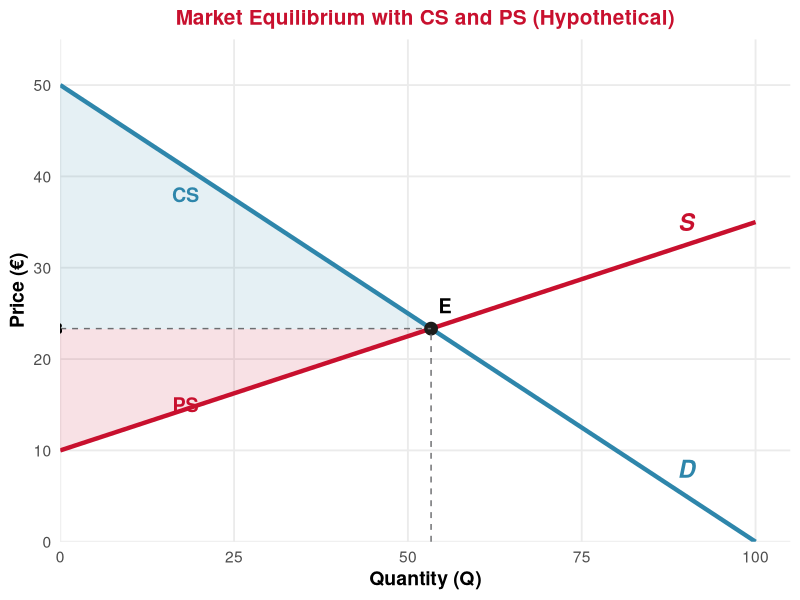
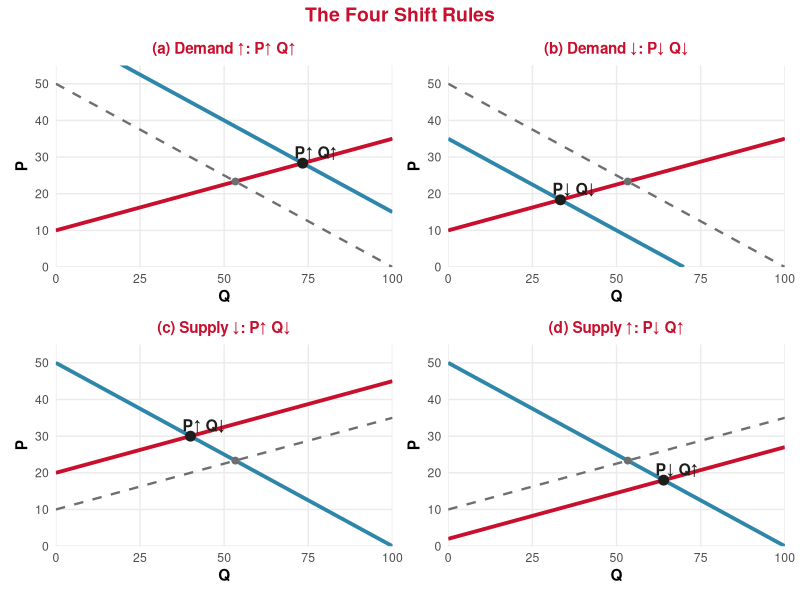
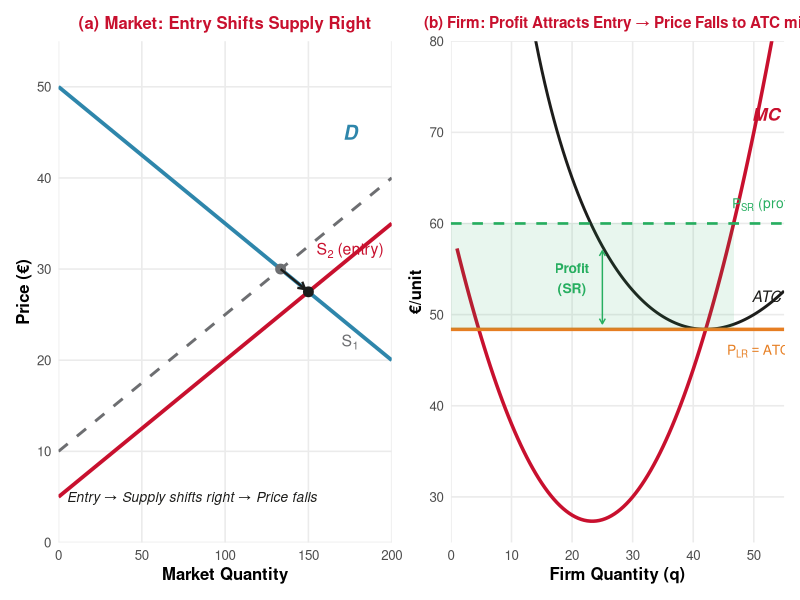

The R source for these figures, in order:
## ---- chunk 1
#| echo: false
#| message: false
#| warning: false

library(ggplot2)
library(dplyr)
library(tidyverse)
library(patchwork)

ue_red <- "#C8102E"
ue_black <- "#1D1D1B"
ue_gray <- "#6D6E71"
ue_white <- "#FFFFFF"
ue_blue <- "#2E86AB"
ue_green <- "#27ae60"
ue_orange <- "#E67E22"
## ---- chunk 2
#| echo: false
#| warning: false
#| fig-width: 11
#| fig-height: 5.5
#| fig-align: center

# D: P = 50 - 0.5Q, S: P = 10 + 0.25Q
# Eq: Q* = 53.33, P* = 23.33
Q_eq <- 40/0.75
P_eq <- 50 - 0.5 * Q_eq

df_d <- data.frame(Q = seq(0, 100, by = 1)) %>% mutate(P = 50 - 0.5 * Q)
df_s <- data.frame(Q = seq(0, 100, by = 1)) %>% mutate(P = 10 + 0.25 * Q)

ggplot() +
  # CS triangle
  geom_polygon(data = data.frame(x = c(0, Q_eq, 0), y = c(50, P_eq, P_eq)),
               aes(x = x, y = y), fill = ue_blue, alpha = 0.12) +
  # PS triangle
  geom_polygon(data = data.frame(x = c(0, Q_eq, 0), y = c(10, P_eq, P_eq)),
               aes(x = x, y = y), fill = ue_red, alpha = 0.12) +
  # Curves
  geom_line(data = df_d %>% filter(P >= 0), aes(x = Q, y = P),
            color = ue_blue, linewidth = 1.5) +
  geom_line(data = df_s, aes(x = Q, y = P), color = ue_red, linewidth = 1.5) +
  # Equilibrium
  geom_point(aes(x = Q_eq, y = P_eq), size = 4, color = ue_black) +
  geom_segment(aes(x = Q_eq, y = 0, xend = Q_eq, yend = P_eq),
               linetype = "dashed", color = ue_gray) +
  geom_segment(aes(x = 0, y = P_eq, xend = Q_eq, yend = P_eq),
               linetype = "dashed", color = ue_gray) +
  # Labels
  annotate("text", x = 18, y = 38, label = "CS", color = ue_blue,
           fontface = "bold", size = 5) +
  annotate("text", x = 18, y = 15, label = "PS", color = ue_red,
           fontface = "bold", size = 5) +
  annotate("text", x = 90, y = 8, label = "D", color = ue_blue,
           fontface = "bold.italic", size = 6) +
  annotate("text", x = 90, y = 35, label = "S", color = ue_red,
           fontface = "bold.italic", size = 6) +
  annotate("text", x = Q_eq + 2, y = P_eq + 2.5, label = "E",
           fontface = "bold", size = 5) +
  annotate("text", x = Q_eq, y = -2, label = paste0("Q* ≈ ", round(Q_eq, 1)),
           fontface = "bold", size = 3.8) +
  annotate("text", x = -4, y = P_eq, label = paste0("P* ≈ ", round(P_eq, 1)),
           fontface = "bold", size = 3.8) +
  coord_cartesian(ylim = c(0, 55), xlim = c(0, 105)) +
  scale_x_continuous(expand = c(0, 0)) +
  scale_y_continuous(expand = c(0, 0)) +
  labs(x = "Quantity (Q)", y = "Price (€)",
       title = "Market Equilibrium with CS and PS (Hypothetical)") +
  theme_minimal(base_size = 14) +
  theme(
    plot.title = element_text(color = ue_red, face = "bold", hjust = 0.5, size = 15),
    axis.title = element_text(face = "bold"),
    panel.grid.minor = element_blank()
  )
## ---- chunk 3
#| echo: false
#| warning: false
#| fig-width: 14
#| fig-height: 5
#| fig-align: center

make_shift_panel <- function(shift_type, title_str) {
  # Base: D: P = 50 - 0.5Q, S: P = 10 + 0.25Q, Eq: Q=53.3, P=23.3
  d1 <- function(Q) 50 - 0.5 * Q
  s1 <- function(Q) 10 + 0.25 * Q
  
  if (shift_type == "D_up") {
    d2 <- function(Q) 65 - 0.5 * Q  # demand shifts right
    s2 <- s1
    # New eq: 65 - 0.5Q = 10 + 0.25Q => 55 = 0.75Q => Q=73.3, P=28.3
    d2_col <- ue_blue; s2_col <- ue_red
    arrow_x <- 60; arrow_y <- 20
    d_label <- expression(D[2]); d_old_label <- expression(D[1])
    result <- "P↑ Q↑"
  } else if (shift_type == "D_down") {
    d2 <- function(Q) 35 - 0.5 * Q
    s2 <- s1
    d2_col <- ue_blue; s2_col <- ue_red
    result <- "P↓ Q↓"
  } else if (shift_type == "S_up") {
    d2 <- d1
    s2 <- function(Q) 10 + 0.25 * Q + 10  # supply shifts left (up)
    d2_col <- ue_blue; s2_col <- ue_red
    result <- "P↑ Q↓"
  } else {  # S_down
    d2 <- d1
    s2 <- function(Q) 10 + 0.25 * Q - 8  # supply shifts right (down)
    d2_col <- ue_blue; s2_col <- ue_red
    result <- "P↓ Q↑"
  }
  
  Q_seq <- seq(0, 100, by = 1)
  
  p <- ggplot() +
    # Old curves (gray)
    geom_line(data = data.frame(Q = Q_seq, P = d1(Q_seq)) %>% filter(P >= 0),
              aes(x = Q, y = P), color = ue_gray, linewidth = 0.8, linetype = "dashed") +
    geom_line(data = data.frame(Q = Q_seq, P = s1(Q_seq)),
              aes(x = Q, y = P), color = ue_gray, linewidth = 0.8, linetype = "dashed") +
    # New curves (bold)
    geom_line(data = data.frame(Q = Q_seq, P = d2(Q_seq)) %>% filter(P >= 0),
              aes(x = Q, y = P), color = ue_blue, linewidth = 1.3) +
    geom_line(data = data.frame(Q = Q_seq, P = s2(Q_seq)),
              aes(x = Q, y = P), color = ue_red, linewidth = 1.3)
  
  # Old equilibrium
  # Solve d1 = s1: 50 - 0.5Q = 10 + 0.25Q => Q = 53.3
  q_old <- 40 / 0.75; p_old <- d1(q_old)
  p <- p + geom_point(aes(x = q_old, y = p_old), size = 2, color = ue_gray)
  
  # New equilibrium (solve d2 = s2 numerically)
  # Find intersection
  f_diff <- function(Q) d2(Q) - s2(Q)
  q_new <- uniroot(f_diff, c(0, 150))$root
  p_new <- d2(q_new)
  p <- p +
    geom_point(aes(x = q_new, y = p_new), size = 3, color = ue_black) +
    annotate("text", x = q_new + 4, y = p_new + 3,
             label = result, fontface = "bold", size = 4, color = ue_black)
  
  p <- p +
    coord_cartesian(ylim = c(0, 55), xlim = c(0, 100)) +
    scale_x_continuous(expand = c(0, 0)) +
    scale_y_continuous(expand = c(0, 0)) +
    labs(x = "Q", y = "P", title = title_str) +
    theme_minimal(base_size = 11) +
    theme(
      plot.title = element_text(color = ue_red, face = "bold", hjust = 0.5, size = 11),
      axis.title = element_text(face = "bold"),
      panel.grid.minor = element_blank()
    )
  return(p)
}

p1 <- make_shift_panel("D_up", "(a) Demand ↑: P↑ Q↑")
p2 <- make_shift_panel("D_down", "(b) Demand ↓: P↓ Q↓")
p3 <- make_shift_panel("S_up", "(c) Supply ↓: P↑ Q↓")
p4 <- make_shift_panel("S_down", "(d) Supply ↑: P↓ Q↑")

(p1 + p2) / (p3 + p4) +
  plot_annotation(title = "The Four Shift Rules",
                  theme = theme(plot.title = element_text(color = ue_red,
                                face = "bold", hjust = 0.5, size = 14)))
## ---- chunk 4
#| echo: false
#| warning: false
#| fig-width: 14
#| fig-height: 5
#| fig-align: center

# Left: Market with profit -> entry -> new equilibrium
# Right: Individual firm goes from profit to zero profit

# Market panel
df_d <- data.frame(Q = seq(0, 200, by = 1)) %>% mutate(P = 50 - 0.15 * Q)
df_s1 <- data.frame(Q = seq(0, 200, by = 1)) %>% mutate(P = 10 + 0.15 * Q)
df_s2 <- data.frame(Q = seq(0, 200, by = 1)) %>% mutate(P = 5 + 0.15 * Q)
# S1 eq: 50 - 0.15Q = 10 + 0.15Q => 40 = 0.3Q => Q=133.3, P=30
# S2 eq: 50 - 0.15Q = 5 + 0.15Q => 45 = 0.3Q => Q=150, P=27.5

p_market <- ggplot() +
  geom_line(data = df_d %>% filter(P >= 0), aes(x = Q, y = P),
            color = ue_blue, linewidth = 1.3) +
  geom_line(data = df_s1, aes(x = Q, y = P),
            color = ue_gray, linewidth = 1, linetype = "dashed") +
  geom_line(data = df_s2, aes(x = Q, y = P),
            color = ue_red, linewidth = 1.3) +
  # Old eq
  geom_point(aes(x = 133.3, y = 30), size = 3, color = ue_gray) +
  # New eq
  geom_point(aes(x = 150, y = 27.5), size = 3, color = ue_black) +
  # Arrow
  annotate("segment", x = 133.3, y = 30, xend = 148, yend = 27.8,
           arrow = arrow(length = unit(0.2, "cm")), color = ue_black, linewidth = 0.8) +
  annotate("text", x = 175, y = 45, label = "D", color = ue_blue,
           fontface = "bold.italic", size = 5) +
  annotate("text", x = 175, y = 22, label = expression(S[1]),
           color = ue_gray, fontface = "italic", size = 4) +
  annotate("text", x = 175, y = 32, label = expression(S[2] ~ "(entry)"),
           color = ue_red, fontface = "bold", size = 4) +
  annotate("text", x = 80, y = 5,
           label = "Entry → Supply shifts right → Price falls",
           color = ue_black, fontface = "italic", size = 3.5) +
  coord_cartesian(ylim = c(0, 55), xlim = c(0, 200)) +
  scale_x_continuous(expand = c(0, 0)) +
  scale_y_continuous(expand = c(0, 0)) +
  labs(x = "Market Quantity", y = "Price (€)",
       title = "(a) Market: Entry Shifts Supply Right") +
  theme_minimal(base_size = 12) +
  theme(
    plot.title = element_text(color = ue_red, face = "bold", hjust = 0.5, size = 12),
    axis.title = element_text(face = "bold"),
    panel.grid.minor = element_blank()
  )

# Firm panel: MC and ATC, two price levels
Q_f <- seq(1, 55, by = 0.5)
MC_f <- 0.06 * Q_f^2 - 2.8 * Q_f + 60
ATC_f <- 0.02 * Q_f^3 / Q_f - 1.4 * Q_f + 60 + 500 / Q_f
# Simplify: ATC = 0.02*Q^2 - 1.4*Q + 60 + 500/Q

p_firm <- ggplot() +
  geom_line(data = data.frame(Q = Q_f, MC = MC_f),
            aes(x = Q, y = MC), color = ue_red, linewidth = 1.2) +
  geom_line(data = data.frame(Q = Q_f, ATC = ATC_f),
            aes(x = Q, y = ATC), color = ue_black, linewidth = 1) +
  # High price (SR with profit)
  geom_hline(yintercept = 60, color = ue_green, linewidth = 0.9, linetype = "dashed") +
  # LR price = ATC min ≈ 48.38
  geom_hline(yintercept = 48.38, color = ue_orange, linewidth = 1.2) +
  # Profit rectangle at high price (approx)
  annotate("rect", xmin = 0, xmax = 46.7, ymin = 48.38, ymax = 60,
           fill = ue_green, alpha = 0.1) +
  # Labels
  annotate("text", x = 52, y = 62, label = expression(P[SR] ~ "(profit)"),
           color = ue_green, fontface = "bold", size = 3.5) +
  annotate("text", x = 52, y = 46, label = expression(P[LR] == ATC[min]),
           color = ue_orange, fontface = "bold", size = 3.5) +
  annotate("text", x = 52, y = 72, label = "MC", color = ue_red,
           fontface = "bold.italic", size = 4.5) +
  annotate("text", x = 52, y = 52, label = "ATC", color = ue_black,
           fontface = "italic", size = 4) +
  annotate("text", x = 20, y = 54, label = "Profit\n(SR)", color = ue_green,
           fontface = "bold", size = 3.5) +
  annotate("segment", x = 25, y = 57, xend = 25, yend = 49,
           arrow = arrow(length = unit(0.15, "cm"), ends = "both"),
           color = ue_green, linewidth = 0.5) +
  coord_cartesian(ylim = c(25, 80), xlim = c(0, 55)) +
  scale_x_continuous(expand = c(0, 0)) +
  scale_y_continuous(expand = c(0, 0)) +
  labs(x = "Firm Quantity (q)", y = "€/unit",
       title = "(b) Firm: Profit Attracts Entry → Price Falls to ATC min") +
  theme_minimal(base_size = 12) +
  theme(
    plot.title = element_text(color = ue_red, face = "bold", hjust = 0.5, size = 11),
    axis.title = element_text(face = "bold"),
    panel.grid.minor = element_blank()
  )

p_market + p_firm
